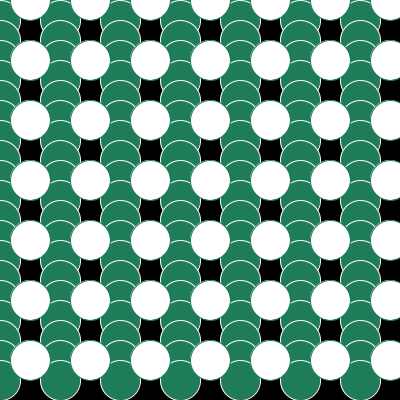
Frame 1 (no input)
Frame 60 (the mouse pressed at the canvas centre just before this capture): identical to frame 1, image omitted
Frame 120 (the mouse held since frame 60 and released just before this capture): identical to frame 1, image omitted

The Processing sketch that drew this single still picture (run headless with seeded random() and noise(); from frame 60 on, the mouse is pressed at the canvas centre):

// Processing sketch: processing_88579
// ── processing_88579.pde

void setup() {
  size (400, 400);
  smooth();
}

void draw() {
  background(0, 0, 0);
  for (int i=0; i<400; i+=60) {
    for (int j=0; j<400; j+=20) {
      fill(31, 124, 89);
      stroke(255,255,255);
      ellipse(i, j, 40, 40);
    }
  }
  for (int i=30; i<400; i+=60) {
    for (int j=0; j<400; j+=60) {
      fill(255,255,255);
      stroke(31, 124, 89);
      ellipse(i, j, 40, 40);
    }
  }
}
